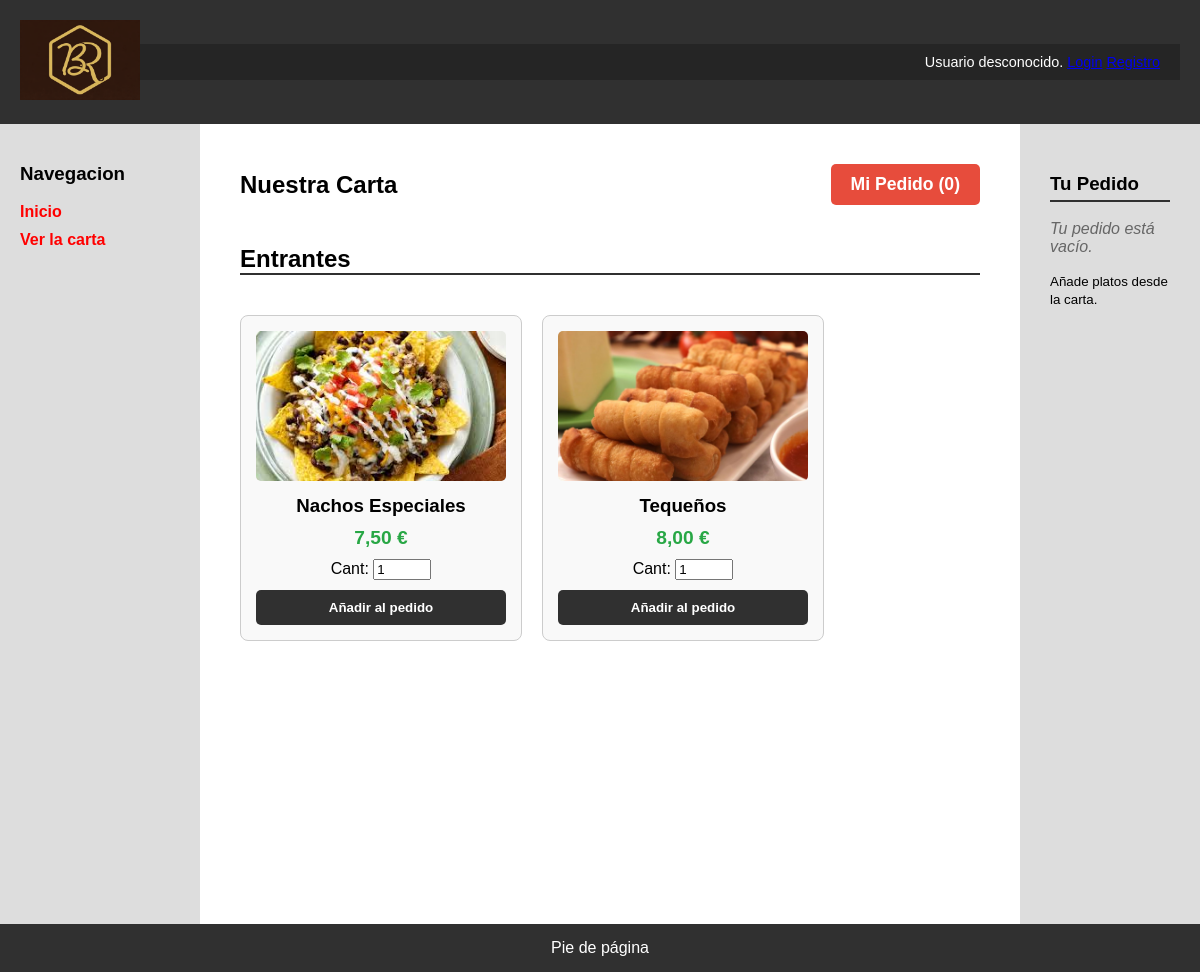
Page /carta.php on the committed database.
### tables this page shows
CREATE TABLE `productos` (
  `id` int(11) NOT NULL,
  `id_categoria` int(11) NOT NULL,
  `nombre` varchar(100) NOT NULL,
  `descripcion` text DEFAULT NULL,
  `precio_base` decimal(10,2) NOT NULL,
  `iva` int(11) NOT NULL DEFAULT 10,
  `disponible` tinyint(1) NOT NULL DEFAULT 1,
  `ofertado` tinyint(1) NOT NULL DEFAULT 1,
  `imagen` varchar(255) DEFAULT 'prod_default.png'
);

CREATE TABLE `categorias` (
  `id` int(11) NOT NULL,
  `nombre` varchar(50) NOT NULL,
  `descripcion` text DEFAULT NULL,
  `imagen` varchar(255) DEFAULT 'cat_default.png'
);

### carta.php (the view, shortened to what this page needs)
<?php
$conn = Aplicacion::getInstance()->getConexionBd();
$query = "SELECT P.*, C.nombre AS nombre_cat
          FROM Productos P
          JOIN Categorias C ON P.id_categoria = C.id
          WHERE P.ofertado = 1
          ORDER BY C.nombre, P.nombre";
$rs = $conn->query($query);
$cartaHTML    = "";
$categoriaActual = "";
if ($rs && $rs->num_rows > 0) {
    $cartaHTML .= "<div class='carta-contenedor'>";
    while ($fila = $rs->fetch_assoc()) {
        if ($categoriaActual !== $fila['nombre_cat']) {
            $categoriaActual = $fila['nombre_cat'];
            $cartaHTML .= "<h2 class='carta-categoria-titulo'>{$categoriaActual}</h2>";
        }
        $precioFinal = number_format($fila['precio_base'] * (1 + $fila['iva'] / 100), 2, ',', '');
        $cartaHTML .= <<<EOS
            <div class="carta-producto">
                <img src="img/productos/{$fila['imagen']}" class="carta-producto-imagen">
                <h3 class="carta-producto-nombre">{$fila['nombre']}</h3>
                <p class="carta-producto-precio">{$precioFinal} €</p>
                <form action="includes/procesar_carrito.php" method="POST">
                    <input type="hidden" name="id_producto" value="{$fila['id']}">
                    <input type="hidden" name="accion" value="add">
                    <label>Cant: <input type="number" name="cantidad" value="1" min="1" max="10" class="carta-producto-cantidad"></label>
                    <br>
                    <button type="submit" class="carta-boton-anadir">Añadir al pedido</button>
                </form>
            </div>
        EOS;
    }
    $cartaHTML .= "</div>";
} else {
    $cartaHTML = "<p>Lo sentimos, no hay productos disponibles en la carta ahora mismo.</p>";
}
$cantidadEnCarrito = array_sum($_SESSION['carrito']);
$contenidoPrincipal = <<<EOS
    <div class="carta-header">
        <h1>Nuestra Carta</h1>
        <a href="carrito.php" class="carta-link-carrito">
            Mi Pedido ({$cantidadEnCarrito})
        </a>
    </div>
    $cartaHTML
EOS;
require __DIR__.'/includes/vistas/plantillas/plantilla.php';

### CSS/estilo.css (style rules this page uses)
body { background-color: #CDCDCD; margin: 0; font-family: Arial, sans-serif; }

### CSS/carta.css (style rules this page uses)
.carta-header { display: flex; justify-content: space-between; align-items: center; margin-bottom: 20px; }
.carta-header h1 { margin: 0; }
.carta-link-carrito { background-color: #e74c3c; color: white; padding: 10px 20px; text-decoration: none; border-radius: 5px; font-weight: bold; font-size: 1.1em; }
.carta-contenedor { display: flex; flex-wrap: wrap; gap: 20px; }
.carta-categoria-titulo { width: 100%; border-bottom: 2px solid #303030; margin-top: 20px; }
.carta-producto { border: 1px solid #ccc; border-radius: 8px; padding: 15px; width: 250px; text-align: center; background-color: #f9f9f9; }
.carta-producto-imagen { width: 100%; height: 150px; object-fit: cover; border-radius: 5px; }
.carta-producto-nombre { margin: 10px 0 5px 0; }
.carta-producto-precio { font-size: 1.2em; color: #28a745; font-weight: bold; margin: 10px 0; }
.carta-producto-cantidad { width: 50px; display: inline-block; }
.carta-boton-anadir { background-color: #303030; color: white; padding: 10px; width: 100%; border: none; border-radius: 5px; margin-top: 10px; font-weight: bold; cursor: pointer; }

### rows in the picture
productos: id_categoria.nombre "Entrantes", imagen (picture), nombre "Nachos Especiales", precioFinal "7,50"
productos: imagen (picture), nombre "Tequeños", precioFinal "8,00"

### other values in the picture
$cantidadEnCarrito "0"
